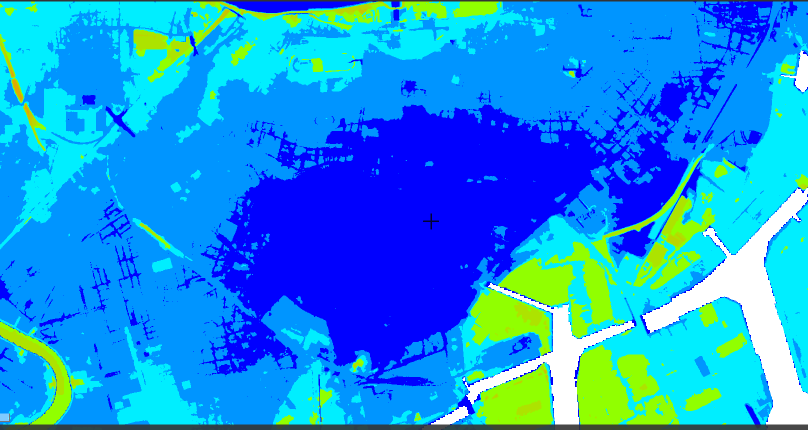
#> input picture 250520/0521_test.png, 1615 x 859 px (shown at 1/2 size); its folder holds only this picture in this run
$ python opencv_count_1.py
#> lines starting #> are read from the running program, lines starting #| are printed output that depends on the picture; after the words box and inside, x2 and y2 are one past the last pixel; in counts of white or black regions, pixels touching at a corner belong together
import cv2
import numpy as np
import matplotlib.pyplot as plt
import os

def segment_enclosed_regions(image_path):
    # 画像ファイルの存在を確認
#> called with image_path = '0521_test.png'
    if not os.path.exists(image_path):
        print(f"エラー: 画像ファイル '{image_path}' が見つかりません。")
        print(f"現在の作業ディレクトリ: {os.getcwd()}")

        # 代替画像ファイルを探す
        directory = os.path.dirname(image_path) if os.path.dirname(image_path) else '.'
        image_files = [f for f in os.listdir(directory) if f.lower().endswith(('.png', '.jpg', '.jpeg', '.bmp'))]

        if image_files:
            print("利用可能な画像ファイル:")
            for img_file in image_files:
                print(f" - {img_file}")

            # 最初の利用可能な画像ファイルを使用するかどうか尋ねる
            print(f"代わりに '{image_files[0]}' を使用しますか？(y/n)")
            response = input()
            if response.lower() == 'y':
                image_path = os.path.join(directory, image_files[0])
                print(f"'{image_path}' を使用します。")
            else:
                return None
        else:
            print("ディレクトリ内に利用可能な画像ファイルが見つかりません。")
            return None

    # 画像を読み込む
    image = cv2.imread(image_path)
#> image is the input picture: shape (859, 1615, 3); mean B, G, R 230.5, 146.1, 24.4
    if image is None:
        print(f"エラー: 画像 '{image_path}' を読み込めませんでした。")
        print("ファイルが画像フォーマットでない、または破損している可能性があります。")
        return None

    print(f"画像 '{image_path}' を読み込みました。サイズ: {image.shape}")
#| 画像 '0521_test.png' を読み込みました。サイズ: (859, 1615, 3)

    # 作業用にコピーを作成
    original = image.copy()

    # 色の階層を定義（RGBとH値）
    # 0が最も階層が低く、5が最も階層が高い
    color_hierarchy = {
        0: {"rgb": [0, 0, 255], "h": 240/2},      # 青
        1: {"rgb": [0, 149, 255], "h": 204.94/2}, # 水色
        2: {"rgb": [0, 238, 255], "h": 184/2},    # 薄い水色
        3: {"rgb": [145, 255, 0], "h": 85.88/2},  # 黄緑
        4: {"rgb": [255, 255, 0], "h": 60/2},     # 黄
        5: {"rgb": [255, 140, 0], "h": 32.94/2}   # オレンジ
    }

    # HSV色空間に変換
    hsv = cv2.cvtColor(image, cv2.COLOR_BGR2HSV)
#> hsv: shape (859, 1615, 3); mean H, S, V 93.8, 241.1, 251.7

    # 階層ごとのマスクを作成
    hierarchy_masks = {}
    for level, color_info in color_hierarchy.items():
        h_value = color_info["h"]
        # HSVでの許容範囲を設定（H値の周囲±10度、SとVは比較的広めに）
        lower_bound = np.array([max(0, h_value - 10), 100, 100], dtype=np.uint8)
        upper_bound = np.array([min(179, h_value + 10), 255, 255], dtype=np.uint8)

        # マスクを作成
        mask = cv2.inRange(hsv, lower_bound, upper_bound)

        # ノイズ除去
        kernel = np.ones((5, 5), np.uint8)
        mask = cv2.morphologyEx(mask, cv2.MORPH_OPEN, kernel)
        mask = cv2.morphologyEx(mask, cv2.MORPH_CLOSE, kernel)

        hierarchy_masks[level] = mask
#> this loop made 6 passes
#> pass 1, in segment_enclosed_regions, `mask = cv2.inRange(hsv, lower_bound, upper_bound)`:
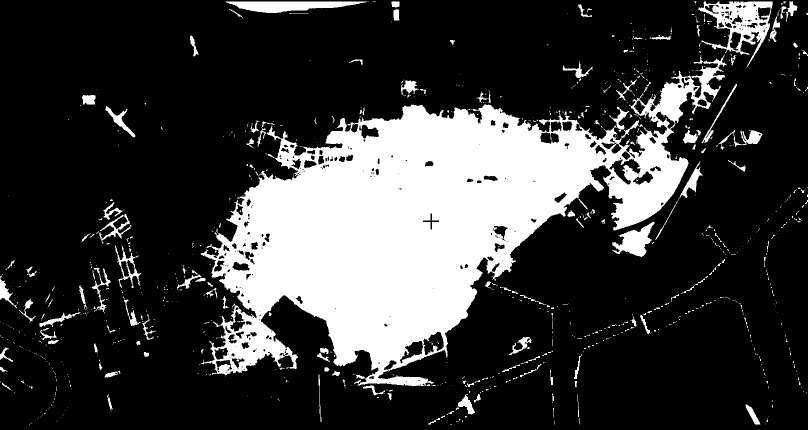
#> mask: shape (859, 1615) (shown at 1/2 size); 23% white; 910 white regions (749 under 20 px), largest, box (x1, y1, x2, y2) and area: (401, 109, 1454, 773) 279085, (1397, 3, 1546, 136) 7030, (451, 3, 735, 26) 4015

    # 低い階層から処理していく
    # 階層0と1のみ囲まれた領域として扱う（この値は要件に応じて調整可能）
    low_hierarchy_levels = [0, 1]
    enclosed_contours = []

    for level in low_hierarchy_levels:
        mask = hierarchy_masks[level]
        contours, hierarchy = cv2.findContours(mask, cv2.RETR_TREE, cv2.CHAIN_APPROX_SIMPLE)

        if hierarchy is not None and len(hierarchy) > 0:
            for i, h in enumerate(hierarchy[0]):
                # 親が存在する場合（囲まれている）
                if h[3] != -1:
                    # 小さすぎる輪郭は無視
                    if cv2.contourArea(contours[i]) > 100:
                        enclosed_contours.append(contours[i])
#> after the loop, enclosed_contours = 87 contours; largest, box (x1, y1, x2, y2) and area: (1268, 133, 1449, 255) 7912, (1233, 708, 1319, 804) 4892, (1369, 775, 1443, 823) 1978, (1432, 666, 1495, 716) 1524, (462, 82, 511, 132) 1084

    # 結果の可視化
    # 元の画像
    result_original = cv2.cvtColor(original, cv2.COLOR_BGR2RGB)

    # 各階層のマスクを可視化
    combined_mask = np.zeros_like(hierarchy_masks[0])
    for level, mask in hierarchy_masks.items():
        combined_mask = cv2.bitwise_or(combined_mask, mask)
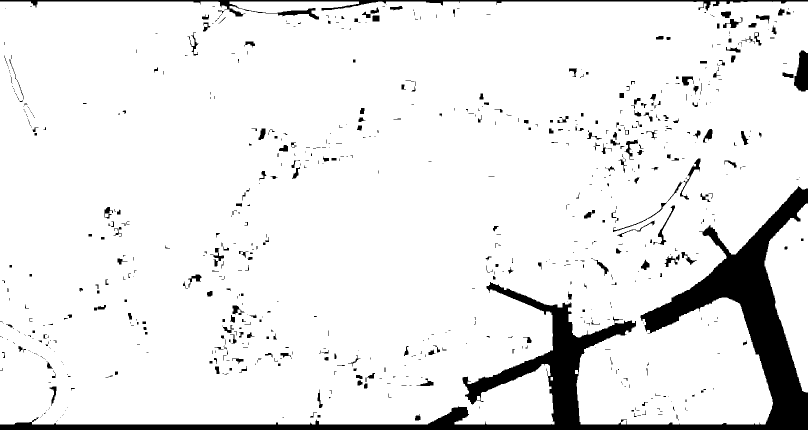
#> combined_mask: shape (859, 1615) (shown at 1/2 size); 92.1% white; 779 black regions (523 under 20 px), largest, box (x1, y1, x2, y2) and area: (0, 372, 1615, 859) 79507, (0, 0, 1615, 39) 7220, (1588, 101, 1615, 183) 1624

    # 囲まれた輪郭を描画
    result_enclosed = original.copy()
    cv2.drawContours(result_enclosed, enclosed_contours, -1, (0, 0, 255), 2)
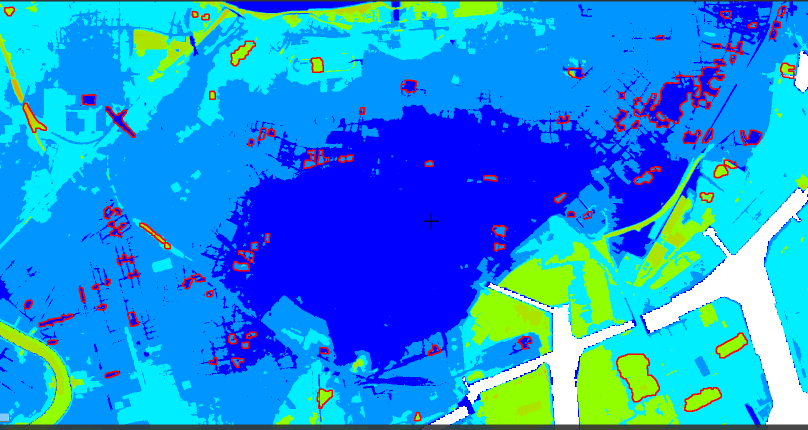
#> result_enclosed: shape (859, 1615, 3) (shown at 1/2 size); 1.84% of pixels changed, all inside (x1, y1, x2, y2) = (8, 11, 1590, 843)
    result_enclosed = cv2.cvtColor(result_enclosed, cv2.COLOR_BGR2RGB)

    # セグメンテーション結果
    result_segmentation = np.zeros_like(original)
    for contour in enclosed_contours:
        # 輪郭内を塗りつぶす
        cv2.drawContours(result_segmentation, [contour], 0, (255, 255, 255), -1)
#> this loop made 87 passes
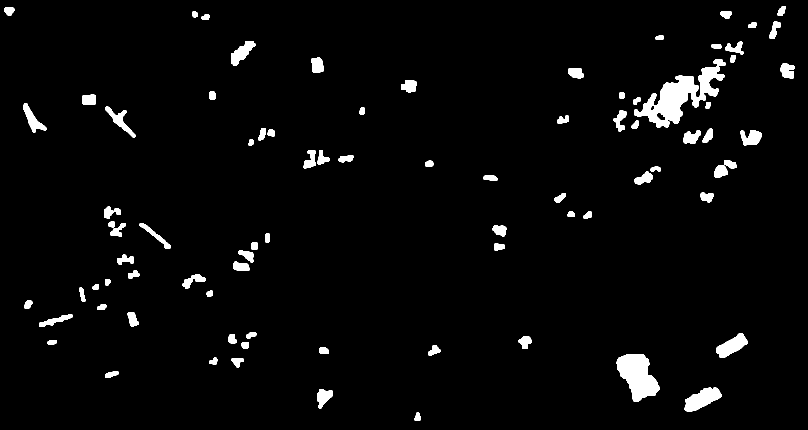
#> result_segmentation: shape (859, 1615, 3) (shown at 1/2 size); 3.2% white; 85 white regions, largest, box (x1, y1, x2, y2) and area: (1268, 133, 1449, 255) 8361, (1233, 708, 1319, 804) 5037, (1369, 775, 1443, 823) 2074

    # 元の画像とセグメンテーション結果を合成
    segmented_image = cv2.bitwise_and(original, result_segmentation)
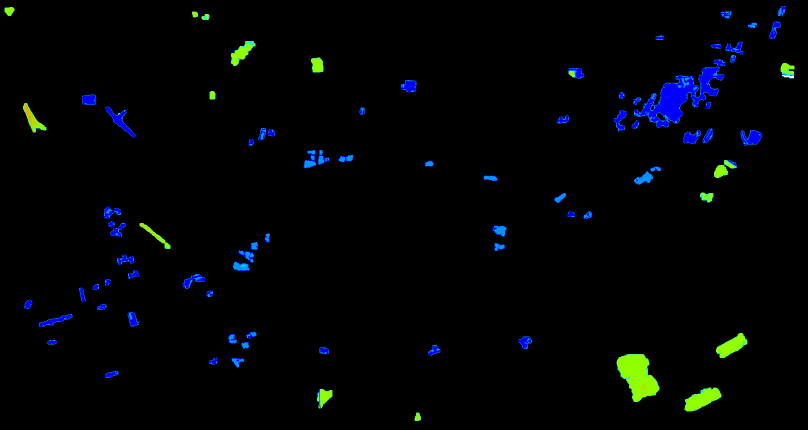
#> segmented_image: shape (859, 1615, 3) (shown at 1/2 size); mean B, G, R 5.8, 3.9, 1.4
    segmented_image = cv2.cvtColor(segmented_image, cv2.COLOR_BGR2RGB)

    # カラーマップで階層を可視化
    hierarchy_visualization = np.zeros((original.shape[0], original.shape[1]), dtype=np.uint8)
    for level, mask in sorted(hierarchy_masks.items()):
        hierarchy_visualization[mask > 0] = (level + 1) * 40  # レベルに応じた明るさ
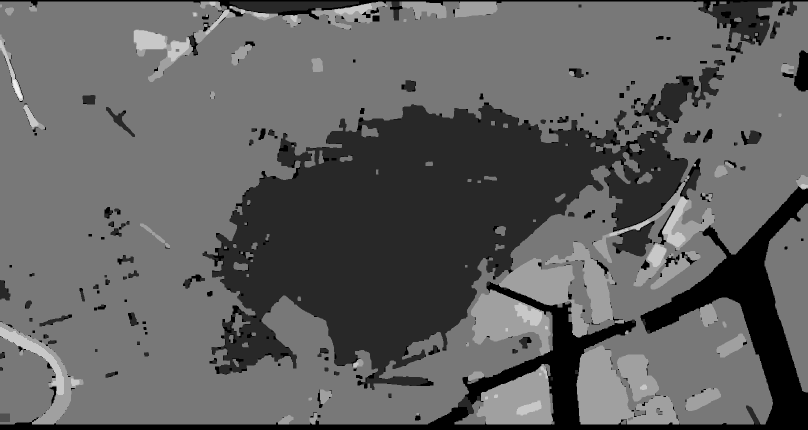
#> hierarchy_visualization: shape (859, 1615) (shown at 1/2 size); min 0, max 240, mean 97

    # 結果を表示
    plt.figure(figsize=(15, 10))

    plt.subplot(2, 3, 1)
    plt.title("元の画像")
    plt.imshow(result_original)
    plt.axis('off')

    plt.subplot(2, 3, 2)
    plt.title("階層マスク（全結合）")
    plt.imshow(combined_mask, cmap='gray')
    plt.axis('off')

    plt.subplot(2, 3, 3)
    plt.title("階層の可視化")
    plt.imshow(hierarchy_visualization, cmap='viridis')
    plt.colorbar(ticks=np.arange(0, 6) * 40 + 40,
                 label='階層（0-5）',
                 orientation='horizontal')
    plt.axis('off')

    plt.subplot(2, 3, 4)
    plt.title("囲まれた輪郭")
    plt.imshow(result_enclosed)
    plt.axis('off')

    plt.subplot(2, 3, 5)
    plt.title("セグメンテーション結果")
    plt.imshow(segmented_image)
    plt.axis('off')

    plt.tight_layout()
    plt.show()
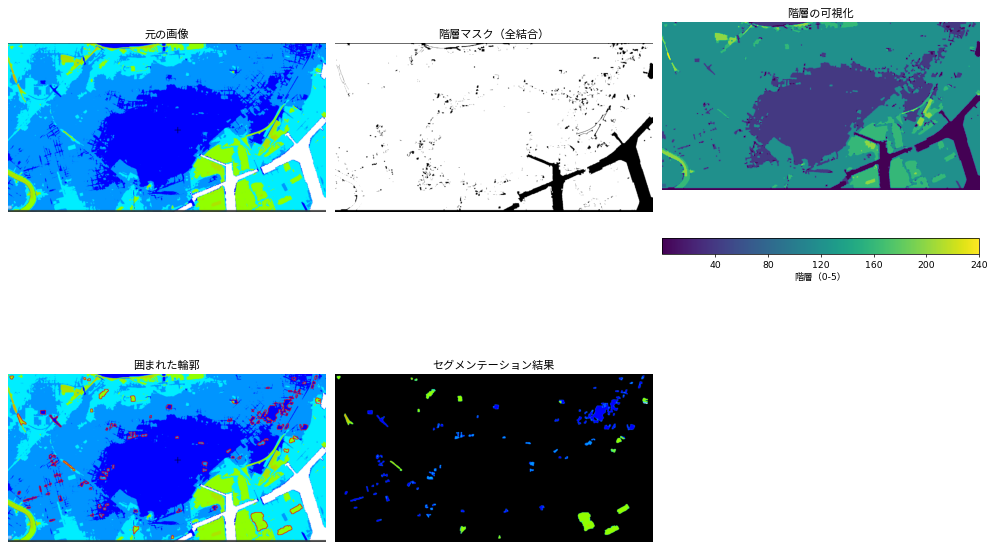
#> figure drawn by matplotlib, 6 panels

    # 各階層のマスク表示はオプション機能のため、必要な場合のみコメントを外す
    """
    for level, mask in hierarchy_masks.items():
        plt.figure(figsize=(5, 5))
        plt.title(f"階層 {level} のマスク")
        plt.imshow(mask, cmap='gray')
        plt.axis('off')
        plt.show()
    """

    return segmented_image

# メイン実行部分
if __name__ == "__main__":
    # フルパスで指定する方法
    # image_path = r'C:\フルパス\0521_test.png'  # Windowsの場合

    # 相対パスで指定する方法
    image_path = '0521_test.png'

    # セグメンテーション実行
    segmented_image = segment_enclosed_regions(image_path)

    if segmented_image is not None:
        # 結果の保存
        plt.imsave('segmented_result.png', segmented_image)
        print("処理が完了し、結果を保存しました。")
